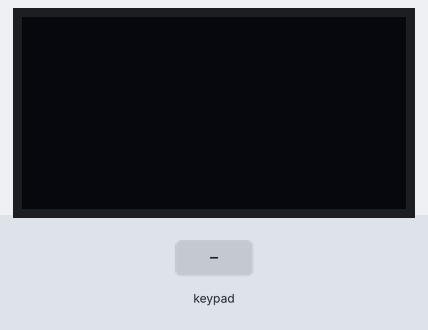
Bench run of a sketch on a simulated Arduino Uno, built with avr-gcc and run on an emulated ATmega328P. Parts: 128×64 one-colour display. Wiring (inferred from the names in the program): 7×5 keypad (labels assumed): rows pin 0, pin 1, pin 2, pin 3, pin 4, pin 5, pin 6; columns pin 7, pin 8, pin 9, pin 10, pin 11. Inputs (shaded band) come from the test bench. The OLED is the two-colour kind (top 16 rows yellow).

Above: at 1.2 s.
1.3 s: keypad keys 1 2 A pressed 0.4 s apart
At 2.6 s:
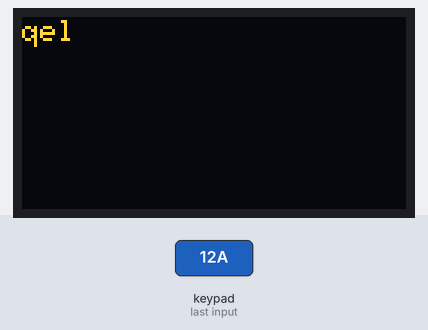
4.0 s: key '1' pressed
At 4.4 s:
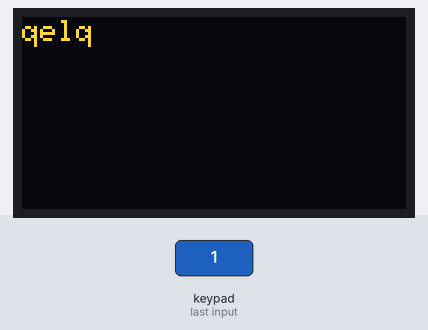
5.5 s: keypad keys 1 2 D pressed 0.4 s apart
At 7.0 s:
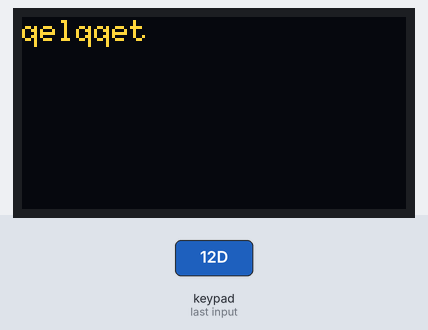
8.2 s: key '3' pressed
9.7 s: keypad keys 2 5 pressed 0.4 s apart
At 10.6 s:
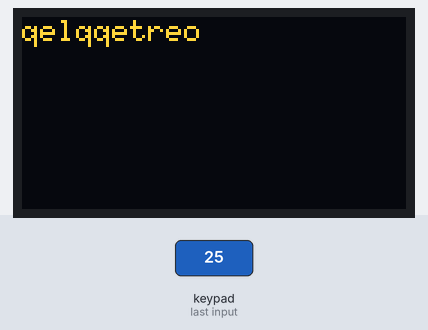
12.0 s: key '9' pressed
At 13.5 s:
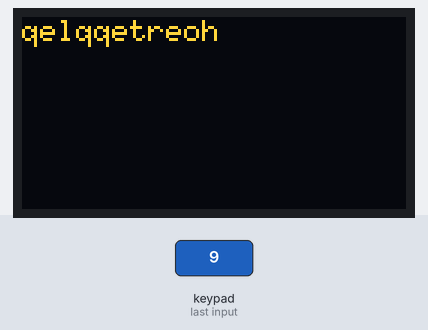
Timing chart, 0 to 14.6 s (numbered marks = the images above; inputs shaded):
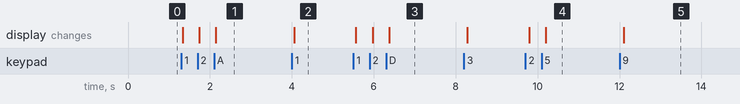

The sketch:

BlackberryQ10KeyboardTest.ino
```cpp
/*
Connector for Q10 keyboard is a Hirose BM14B(0.8)-24DS-0.4V(53) Digikey PN H122178CT-ND

I made a breakout board.  I number the pins from 1-28 despite the fact that this is a
"24 pin" connector because I was not confident that the top and bottom pair of guard pins,
or whatever they are, were actually unused.

mike = microphone/zero key.  bck = backspace/delete key, ret = carrige return key,
sh1 = left shift (up arrows key), sh2 = right shift (up arrows key)

Keyboard "row" mappings (outer ring)

ROW1 = PIN6    Q, E, R, U, O
ROW2 = PIN8    W, S, G, H, L
ROW3 = PIN18   T, Y, I, D, sym
ROW4 = PIN20   P, A, bck, ret, sh2
ROW5 = PIN21   alt, X, V, $, B
ROW6 = PIN22   spce, Z, C, M, N
ROW7 = PIN27   mike, sh1, F, K, J

Keyboard "column" mappings (inner circle)

COL1 = PIN7    Q, W, A, sym, alt, mike, space
COL2 = PIN9    S, D, X, sh1, E, P, Z
COL3 = PIN10   R, T, F, G, V, C, sh2
COL4 = PIN17   Y, U, ret, H, B, J, N
COL5 = PIN19   I, O, K, L, bck, M, $

Matrix scan technique:
1. activate columns one at a time by pulling them low
2. interrogate each row one at a time to see if it is pulled low

Columns and rows associated with their pin on the breakout board
in the keyboard matrix of the Q10 keyboard:

           COL1  COL2  COL3  COL4  COL5
           PIN7  PIN9  PIN10 PIN17 PIN19
ROW1 PIN6  Q     E     R     U     O
ROW2 PIN8  W     S     G     H     L
ROW3 PIN18 sym   D     T     Y     I
ROW4 PIN20 A     P     sh2   ret   bck
ROW5 PIN21 alt   Z     V     B     $
ROW6 PIN22 spc   X     C     N     M
ROW7 PIN27 mike  sh1   F     J     K

*/

#include "U8glib.h"

U8GLIB_SH1106_128X64 u8g(U8G_I2C_OPT_NONE);	// I2C / TWI

void u8g_prepare(void) {
  u8g.setFont(u8g_font_6x10);
  u8g.setFontRefHeightExtendedText();
  u8g.setDefaultForegroundColor();
  u8g.setFontPosTop();
}

// Arduino pins associated with columns and rows for the
// keyboard matrix

const byte col1 = 7;
const byte col2 = 8;
const byte col3 = 9;
const byte col4 = 10;
const byte col5 = 11;

const byte row1 = 0;
const byte row2 = 1;
const byte row3 = 2;
const byte row4 = 3;
const byte row5 = 4;
const byte row6 = 5;
const byte row7 = 6;

char buf[6][21];
short int pos = 0;

void u8g_draw_page()
{
    for (int i=0;i<6;i++)
      u8g.drawStr(0, i*10, buf[i]);
}

void draw(void) {
  u8g_prepare();
  u8g_draw_page();
}

void setup(void) {
  // initialize our 8 lines of text
  for(int i=0;i<8;i++) buf[i][0] = 0;

  // basically we are setting columns to High-Z outputs which we will enable one by one in our keyboard scan routine

  digitalWrite(col1, LOW); // turn off pullup
  digitalWrite(col2, LOW); // turn off pullup
  digitalWrite(col3, LOW); // turn off pullup
  digitalWrite(col4, LOW); // turn off pullup
  digitalWrite(col5, LOW); // turn off pullup

  pinMode(col1, INPUT); // High-Z
  pinMode(col2, INPUT); // High-Z
  pinMode(col3, INPUT); // High-Z
  pinMode(col4, INPUT); // High-Z
  pinMode(col5, INPUT); // High-Z

  // Rows are inputs with pullups

  pinMode(row1, INPUT);
  pinMode(row2, INPUT);
  pinMode(row3, INPUT);
  pinMode(row4, INPUT);
  pinMode(row5, INPUT);
  pinMode(row6, INPUT);
  pinMode(row7, INPUT);

  digitalWrite(row1, HIGH); // set pullup
  digitalWrite(row2, HIGH); // set pullup
  digitalWrite(row3, HIGH); // set pullup
  digitalWrite(row4, HIGH); // set pullup
  digitalWrite(row5, HIGH); // set pullup
  digitalWrite(row6, HIGH); // set pullup
  digitalWrite(row7, HIGH); // set pullup
}

char oldchr = 0;
byte shiftlock = 0; // set/unset by pressing shift and letting it go rather than using it as a modifier for another key
byte shiftlockchanged = 0; // helper
unsigned long time = 0; // keypad repetition interval
byte displaychanged = 1;
byte curline = 0;

void loop(void) {
  byte alt = 0; // flag for alt modifer key, unimplemented.
  byte sym = 0; // flag for symbol modifer key
  byte shift = 0; // flag for shift modifier key
  byte shl = 0; // left shift for shift lock detection
  byte shr = 0; // right shift for shift lock detection
  char chr = 0; // current character
  char symb = 0; // current symbol

  // picture loop

  if (displaychanged)
  {
    u8g.firstPage();
    do {
      draw();
    } while( u8g.nextPage() );
    displaychanged = 0;
  }

  // figure out the current scan code, if any, and any modifier keys, if any

  pinMode(col1, OUTPUT);
  digitalWrite(col1, LOW);

  if (digitalRead(row1)==0) {chr = 'Q'; symb='#';}
  if (digitalRead(row2)==0) {chr = 'W'; symb='1';}
  if (digitalRead(row3)==0) {sym = 1;}             // symbol modifier key
  if (digitalRead(row4)==0) {chr = 'A'; symb='*';}
  if (digitalRead(row5)==0) {alt = 1;}             // alt modifier key - unimplemented
  if (digitalRead(row6)==0) {chr = ' '; symb=' ';}
  if (digitalRead(row7)==0) {chr = '~'; symb='0';}

  pinMode(col1, INPUT);
  pinMode(col2, OUTPUT);
  digitalWrite(col2, LOW);

  if (digitalRead(row1)==0) {chr = 'E'; symb='2';}
  if (digitalRead(row2)==0) {chr = 'S'; symb='4';}
  if (digitalRead(row3)==0) {chr = 'D'; symb='5';}
  if (digitalRead(row4)==0) {chr = 'P'; symb='@';}
  if (digitalRead(row5)==0) {chr = 'X'; symb='8';}
  if (digitalRead(row6)==0) {chr = 'Z'; symb='7';}
  if (digitalRead(row7)==0) {shift = 1; shl = 1;}  // shift modifier key

  pinMode(col2, INPUT);
  pinMode(col3, OUTPUT);
  digitalWrite(col3, LOW);

  if (digitalRead(row1)==0) {chr = 'R'; symb='3';}
  if (digitalRead(row2)==0) {chr = 'G'; symb='/';}
  if (digitalRead(row3)==0) {chr = 'T'; symb='(';}
  if (digitalRead(row4)==0) {shift = 1; shr = 1;}  // shift modifier key
  if (digitalRead(row5)==0) {chr = 'V'; symb='?';}
  if (digitalRead(row6)==0) {chr = 'C'; symb='9';}
  if (digitalRead(row7)==0) {chr = 'F'; symb='6';}

  pinMode(col3, INPUT);
  pinMode(col4, OUTPUT);
  digitalWrite(col4, LOW);

  if (digitalRead(row1)==0) {chr = 'U'; symb='_';}
  if (digitalRead(row2)==0) {chr = 'H'; symb=':';}
  if (digitalRead(row3)==0) {chr = 'Y'; symb=')';}
  if (digitalRead(row4)==0) {chr = '|'; symb='|';} // this should be a CR but I am substituting a pipe for CR in this implementation
  if (digitalRead(row5)==0) {chr = 'B'; symb='!';}
  if (digitalRead(row6)==0) {chr = 'N'; symb=',';}
  if (digitalRead(row7)==0) {chr = 'J'; symb=';';}

  pinMode(col4, INPUT);
  pinMode(col5, OUTPUT);
  digitalWrite(col5, LOW);

  if (digitalRead(row1)==0) {chr = 'O'; symb='+';}
  if (digitalRead(row2)==0) {chr = 'L'; symb='"';}
  if (digitalRead(row3)==0) {chr = 'I'; symb='-';}
  if (digitalRead(row4)==0) {chr = 8;}            // backspace
  if (digitalRead(row5)==0) {chr = '$'; symb='`';}
  if (digitalRead(row6)==0) {chr = 'M'; symb='.';}
  if (digitalRead(row7)==0) {chr = 'K'; symb='\'';}

  pinMode(col5, INPUT);

  if (chr != oldchr)
    if (chr==8)    // Deal with backspace
    {
      if ((pos > 0) || (curline > 0)) // don't underflow our buffer
      {
          if (pos==0) {pos=20; curline--;}
          buf[curline][--pos] = 0;
          time = millis();
          displaychanged = 1;
      }
    }
    else if (chr !=0)
    {
      if (curline < 6) // don't overflow our buffer
      {
        if (sym==1) // if the symbol key is pressed, put it in the buff as a symbol
          buf[curline][pos] = symb;
        // enter raw/upper case character if shift is selected or it is not a shiftable character
        else if (shift==1 || shiftlock==1 || chr=='$' || chr==' ' || chr=='~' || chr == 13)
          buf[curline][pos] = chr;
        // otherwise enter as a lower case character
        else
          buf[curline][pos] = (chr+32);

        // advance end of buffer
        buf[curline][++pos] = 0;
        if (pos>19) {curline++; pos=0;}
        time = millis();
        displaychanged = 1;
      }
    }

  // Pressing both shift keys together is taken as a shift lock operation

  if (shl == 1 && shr == 1 && shiftlockchanged == 0)
  {
    shiftlock = (shiftlock==0)?1:0;
    shiftlockchanged = 1;  // prevent multiple shift lock activations
  }

  // release shift lock multi-activation production when either shift key is released.
  if ((shl == 0) || (shr == 0))
    shiftlockchanged = 0;

  oldchr = chr; // remember old character so we don't have a high keyboard repeat rate

  // however, allow repeat if there has been no change in keypress in 200ms by clearing old character

  if ((millis()-time)>200)
  {
    oldchr = 0;
    time = millis();
  }
}
```

Measured:
- after the input at 1.3 s, the display: first changes at once (image 1 shows a later state)
- after the input at 4.0 s, the display: changes after 0.06 s (image 2)
- after the input at 5.5 s, the display: first changes after 0.07 s (image 3 shows a later state)
- after the input at 9.7 s, the display: first changes after 0.09 s (image 4 shows a later state)
- after the input at 12.0 s, the display: changes after 0.11 s (image 5)
